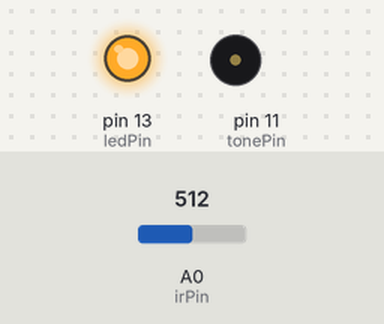
Bench run of a sketch on a simulated Arduino Uno, built with avr-gcc and run on an emulated ATmega328P. Parts: output pins drawn as LEDs (lit = HIGH), buzzer (waves = sounding). The inputs (shaded band) are chosen by the test bench; at power-on: A0 (irPin) = 512. EEPROM starts erased; what the sketch prints to the serial monitor is not drawn.

Above: at 0.2 s.
At 30.2 s:
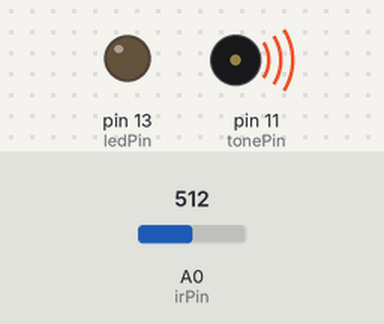
At 33.9 s:
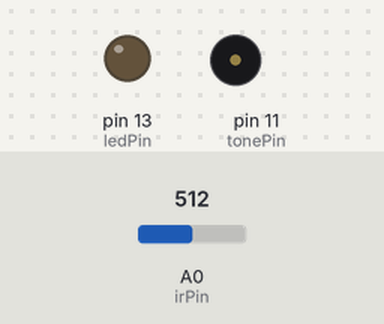
Timing chart, 0 to 95.5 s (numbered marks = the images above):
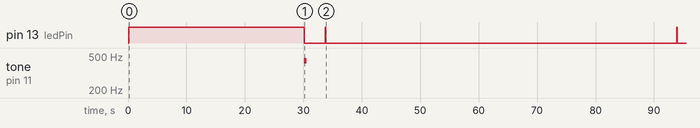

The sketch:

ProjectIR.ino
```cpp
/*
  ProjectIR

  This is ProjectIR, Its a IR light logger, Use it for Weather, Science or just for fun!
  Made by Owen Hurst
  All code here is tested.

  The 2021 IR Project
*/

const int ledPin = 13;

const int tonePin = 11;

const int irPin = A0;

#include <EEPROM.h>

int addr = 0;

void setup() {

  Serial.begin(9600);

  pinMode(ledPin, OUTPUT);

  Serial.println("ProjectIR V1.6");

  Serial.println("Firmware V1.0");

  Serial.println("Please Note: If you want to read the data, Use the included eeprom_read.ino file!");

  Serial.println("Logger is starting in 30 Seconds and ALL IR Data will be erased");

  digitalWrite(ledPin, HIGH);

  delay(30000);

  digitalWrite(ledPin, LOW);

  analogRead(irPin);

  tone(tonePin, 440, 500);

  Serial.println("Erasing EEPROM");

  for (int i = 0 ; i < EEPROM.length() ; i++) {

    EEPROM.write(i, 0);

  }

  Serial.println("Erase Done");

  Serial.println("Logger Started");

  Serial.println("If you forgot to upload the read code leave this device outside for about 30 mins or more then after that replug this data logger and upload the read eeprom code!");

  pinMode(irPin, INPUT);

}

void loop() {

  int irStatus = analogRead(irPin);

  Serial.println(GetTemp(), 1);

  Serial.println(irStatus);

  int input = irStatus;

  int constrainedInput = constrain(input, 50, 200);

  int val = constrainedInput;

  EEPROM.update(addr, val);

  addr = addr + 1;

  if (addr == EEPROM.length()) {

    addr = 0;

  }

  Serial.println("Data Saved!");

  digitalWrite(ledPin, HIGH);

  delay(100);

  digitalWrite(ledPin, LOW);

  delay(60000);

}

double GetTemp(void)

{

  unsigned int wADC;

  double t;

  ADMUX = (_BV(REFS1) | _BV(REFS0) | _BV(MUX3));

  ADCSRA |= _BV(ADEN);

  delay(20);

  ADCSRA |= _BV(ADSC);

  while (bit_is_set(ADCSRA, ADSC));

  wADC = ADCW;

  t = (wADC - 324.31 ) / 1.22;

  return (t);

}
```

Measured:
- by itself, pin 13 (ledPin): goes LOW 3.6 s, HIGH 0.10 s, LOW 60.0 s, HIGH 0.10 s, then LOW
